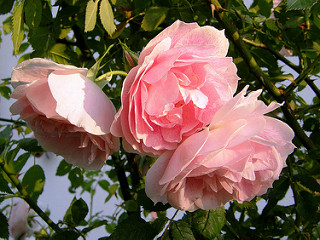
#> input picture notebooks/data/images/roses.jpg, 320 x 240 px
$ jupyter execute color_complements.ipynb
#> lines starting #> are read from the running program, lines starting #| are printed output that depends on the picture
[cell 1]
# Theory: Color Complements in Image Processing
#
# In color theory, a complement is a color that, when combined with a given color, produces a neutral color such as white or gray.
# In image processing, the complement of a color is derived by subtracting each color channel (RGB) value from 255.
#
# The complement of primary colors:
# - Red (255, 0, 0) becomes Cyan (0, 255, 255)
# - Green (0, 255, 0) becomes Magenta (255, 0, 255)
# - Blue (0, 0, 255) becomes Yellow (255, 255, 0)
#
# Complementary color effects are often used in photography, image manipulation, and art to create visual contrasts and highlights.
# For example, applying color complements in image processing can help in:
# 1. Enhancing details in dark regions.
# 2. Creating visually striking effects similar to photographic negatives.
# 3. Highlighting contrasts in color-dominant areas.
#
# This program demonstrates how to compute and display the complement of an image using Python and OpenCV.
# The image is loaded, and its complement is calculated by subtracting each pixel's RGB values from 255. Both the original
# and complemented images are then displayed for comparison.

import os
import cv2
import numpy as np
import matplotlib.pyplot as plt

def color_complement(image_path):
    # Load the image
#> called with image_path = 'data/images/roses.jpg'
    original = cv2.imread(image_path)
#> original is the input picture: shape (240, 320, 3); mean B, G, R 80.2, 94.8, 116.4
    original = cv2.cvtColor(original, cv2.COLOR_BGR2RGB)  # Convert BGR to RGB

    # Compute the complement
    complement = 255 - original  # Subtract pixel values from 255
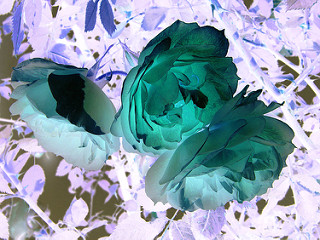
#> complement: shape (240, 320, 3); mean R, G, B 138.6, 160.2, 174.8

    # Plot the results
    plt.figure(figsize=(10, 5))

    # Display original image
    plt.subplot(1, 2, 1)
    plt.imshow(original)
    plt.title("Original Image")
    plt.axis('off')

    # Display complement image
    plt.subplot(1, 2, 2)
    plt.imshow(complement)
    plt.title("Complement Image")
    plt.axis('off')

    plt.tight_layout()
    plt.show()
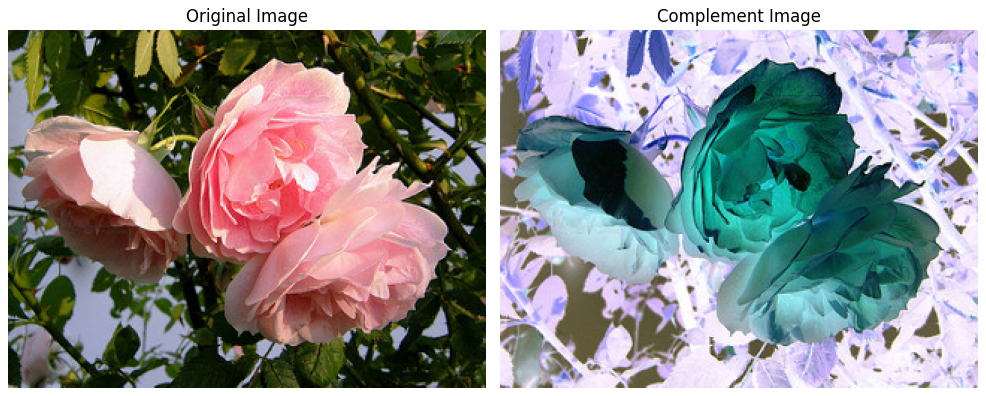
#> figure drawn by matplotlib, 2 panels

# Set the path to the images directory and specify 'roses.jpg'
image_path = 'data/images/roses.jpg'

# Check if the 'roses.jpg' exists
if os.path.exists(image_path):
    color_complement(image_path)
else:
    print(f"The image 'roses.jpg' was not found in the '{image_directory}' directory.")

$ run again, with notebooks/data/images/color_darkened.jpg copied over notebooks/data/images/roses.jpg
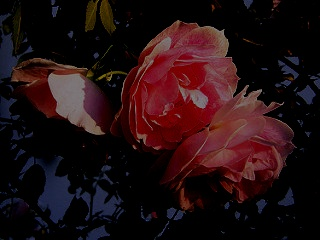
#> input picture notebooks/data/images/color_darkened.jpg, 320 x 240 px
#> in color_complement, original is the input picture: shape (240, 320, 3); mean B, G, R 17.5, 15.1, 34.8
#> in color_complement, `complement = 255 - original`:
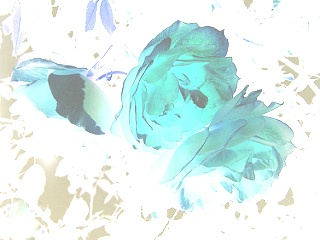
#> complement: shape (240, 320, 3); mean R, G, B 220.2, 239.9, 237.5
#> in color_complement, `plt.show()`:
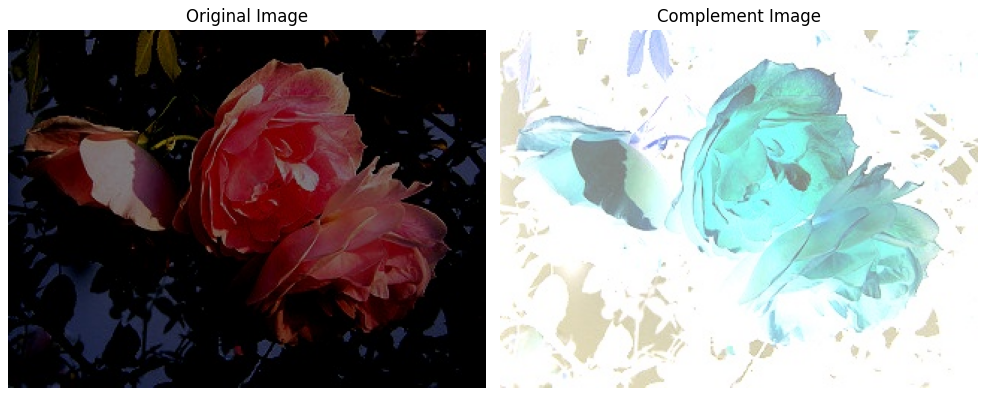
#> figure drawn by matplotlib, 2 panels

$ run again, with notebooks/data/images/color_inverted.jpg copied over notebooks/data/images/roses.jpg
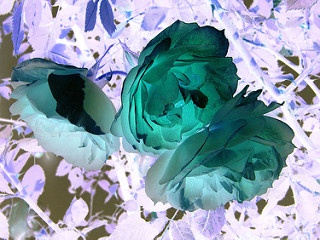
#> input picture notebooks/data/images/color_inverted.jpg, 320 x 240 px
#> in color_complement, original is the input picture: shape (240, 320, 3); mean B, G, R 174.2, 160.2, 138.8
#> in color_complement, `complement = 255 - original`:
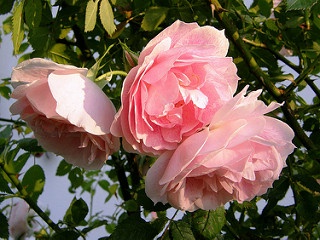
#> complement: shape (240, 320, 3); mean R, G, B 116.2, 94.8, 80.8
#> in color_complement, `plt.show()`:
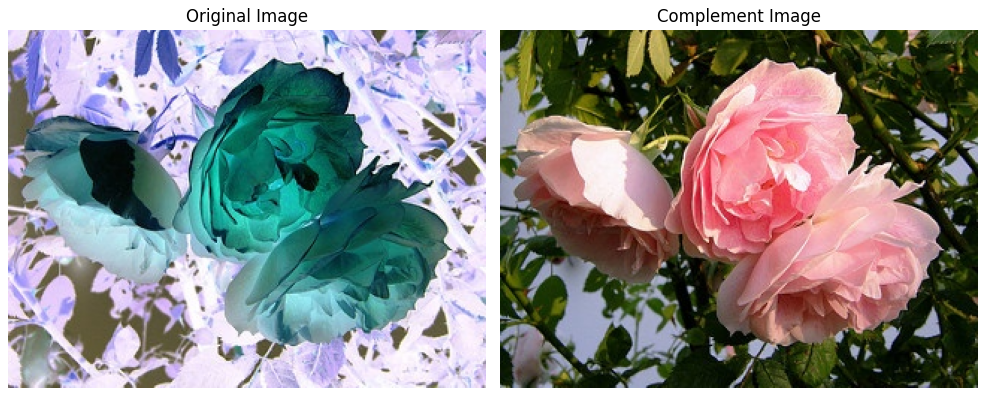
#> figure drawn by matplotlib, 2 panels
